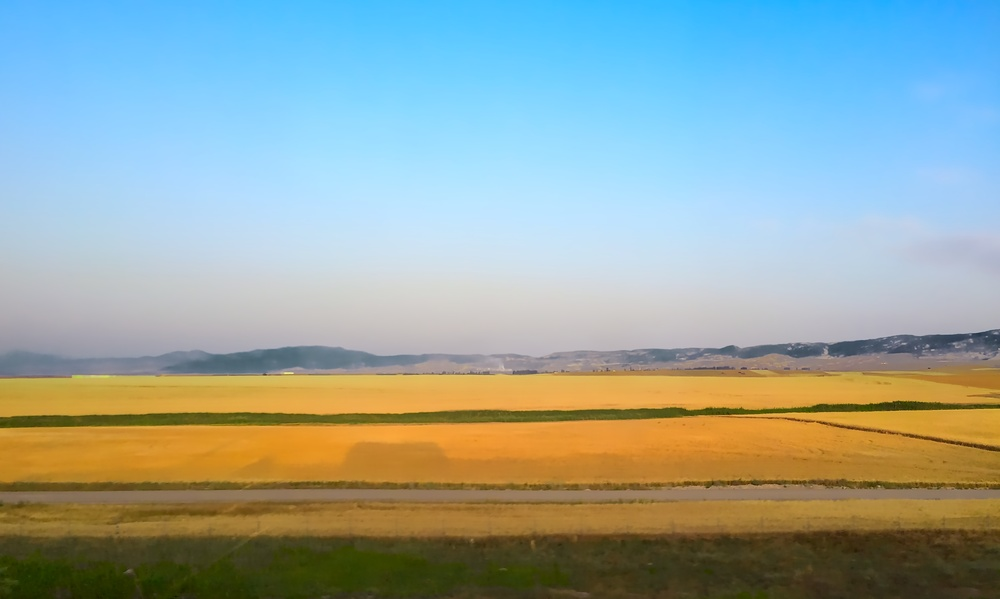
#> input picture images/image1.jpg, 1000 x 599 px, shrunk from 3233 x 1935 before the run, found by its file name
$ jupyter execute Image_Enhancer_wo_rSVD.ipynb
#> lines starting #> are read from the running program, lines starting #| are printed output that depends on the picture
[cell 1]
import matplotlib.pyplot as plt
from matplotlib.image import imread
import numpy as np
import os
import scipy.io

#!pip install scikit-image
from skimage import color
from skimage import io

plt.rcParams['figure.figsize'] = [8, 8]
plt.rcParams.update({'font.size': 18})

[cell 2]
def inv(X):
    X = np.linalg.inv(X)
    return(X)

def pinv(X):
    X = np.linalg.pinv(X)
    return(X)

[cell 3]
img0 = io.imread('image1.jpg')
#> img0 is the input picture: shape (599, 1000, 3); mean R, G, B 149.7, 166.3, 160.7
img1 = color.rgb2gray(img0).astype(float)
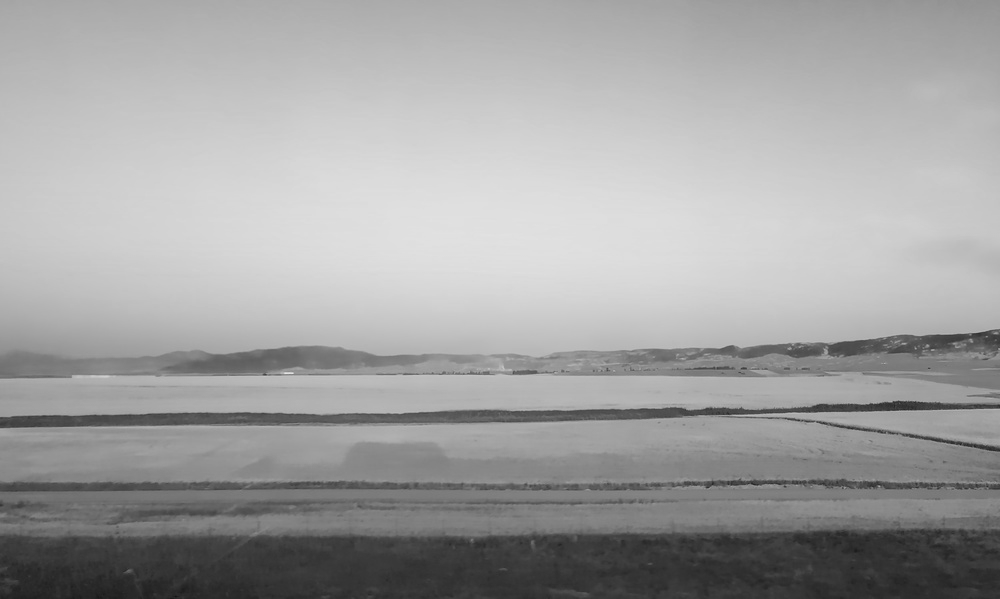
#> img1: shape (599, 1000) float64; min 0.0851, max 0.904, mean 0.637

plt.imshow(img1)
plt.set_cmap('gray')
plt.title('Original Image')
plt.axis('off')
plt.show()

[cell 4]
img1_rows = img1.shape[0]
#> img1_rows = 599
img1_cols = img1.shape[1]
#> img1_cols = 1000

[cell 5]
"""A = np.matrix([
     [1,2],
     [3,4]])

B = np.matrix([
     [1, 1, 1, 2, 2, 2],
     [3, 3, 3, 4, 4, 4]])

C = np.matrix([
     [1, 1, 1, 2, 2, 2],
     [1, 1, 1, 2, 2, 2],
     [1, 1, 1, 2, 2, 2],
     [3, 3, 3, 4, 4, 4],
     [3, 3, 3, 4, 4, 4],
     [3, 3, 3, 4, 4, 4]])"""

[cell 6]
#x1 = pinv(A) * B
#x2 = pinv(B) * C

[cell 7]
img2 = np.repeat(img1, repeats=2, axis=0)
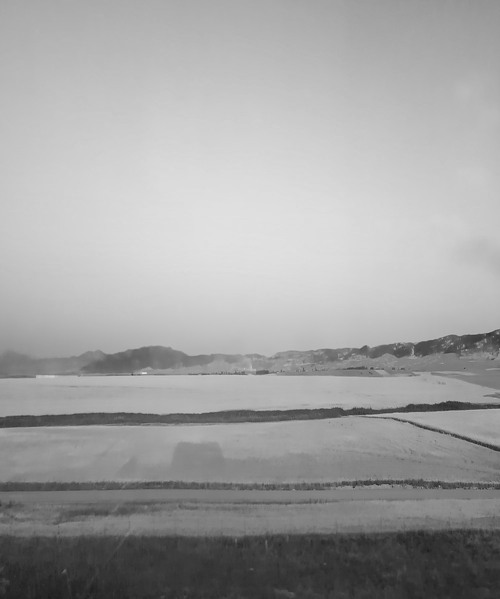
#> img2: shape (1198, 1000) float64 (shown at 1/2 size); min 0.0851, max 0.904, mean 0.637
img3 = np.repeat(img2, repeats=2, axis=1)
plt.imshow(img3)

$ run again, with images/image0.jpg copied over images/image1.jpg
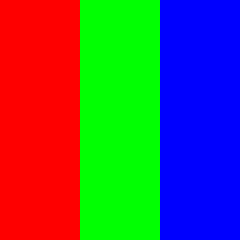
#> input picture images/image0.jpg, 30 x 30 px, found by its file name (shown 8 times larger)
#> img0 is the input picture: shape (30, 30, 3); mean R, G, B 84.7, 85, 84.8
#> `img1 = color.rgb2gray(img0).astype(float)`:
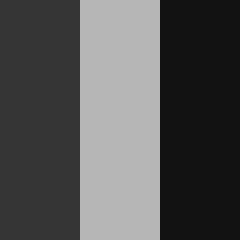
#> img1: shape (30, 30) float64 (shown 8 times larger); min 0.0718, max 0.716, mean 0.333
#> `img2 = np.repeat(img1, repeats=2, axis=0)`:
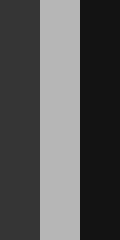
#> img2: shape (60, 30) float64 (shown 4 times larger); min 0.0718, max 0.716, mean 0.333

$ run again, with images/image2.jpg copied over images/image1.jpg
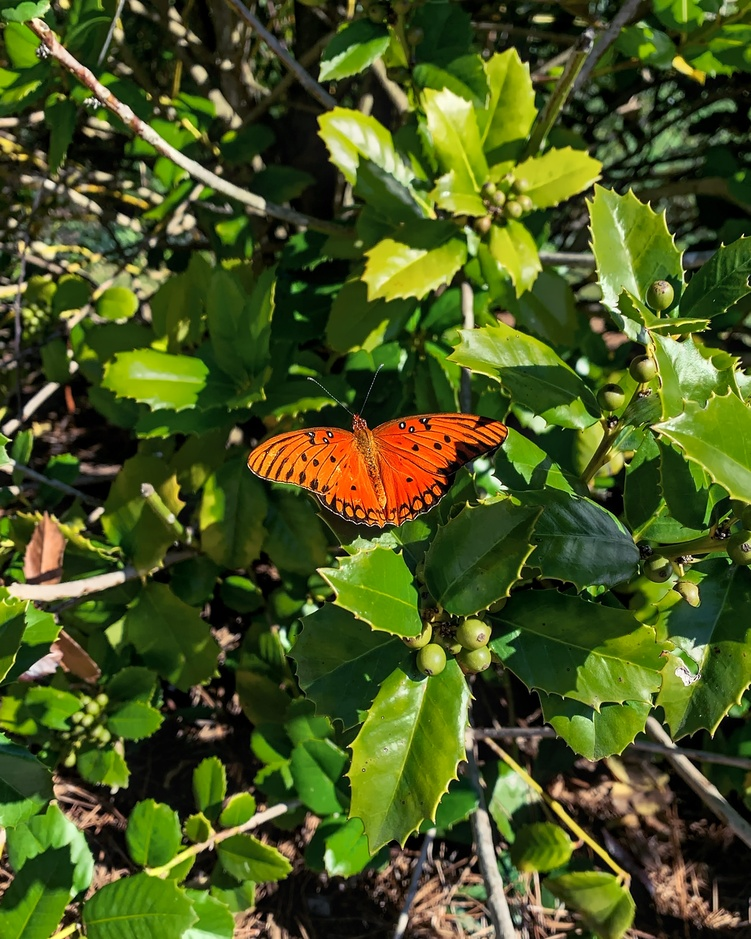
#> input picture images/image2.jpg, 751 x 939 px, shrunk from 1080 x 1350 before the run, found by its file name
#> img0 is the input picture: shape (939, 751, 3); mean R, G, B 73, 86.5, 31.8
#> `img1 = color.rgb2gray(img0).astype(float)`:
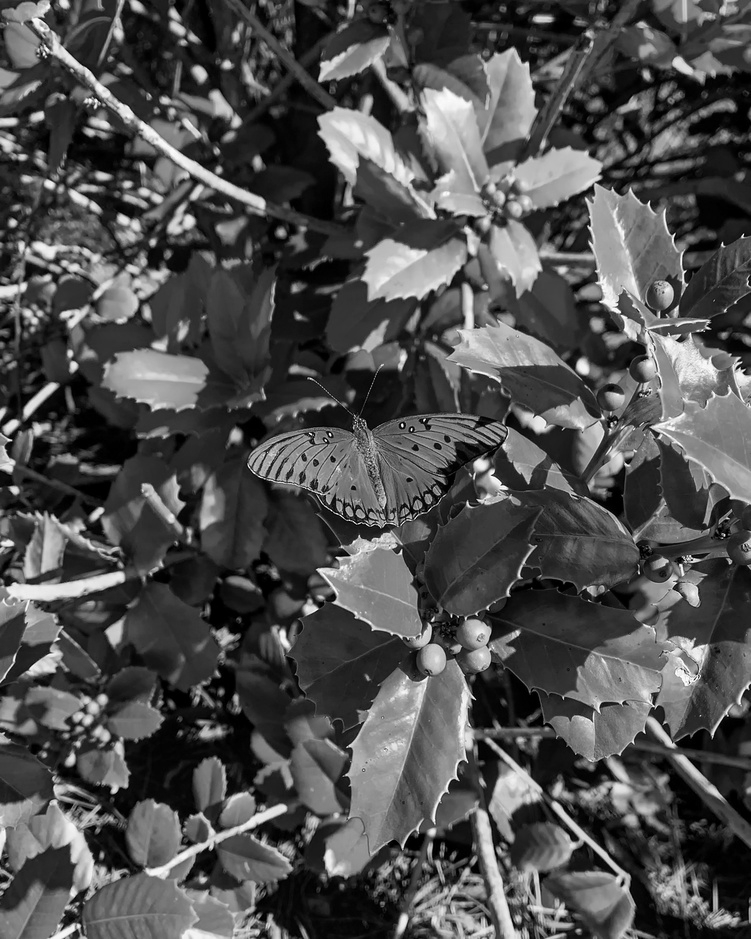
#> img1: shape (939, 751) float64; min 0, max 0.999, mean 0.312
#> `img2 = np.repeat(img1, repeats=2, axis=0)`:
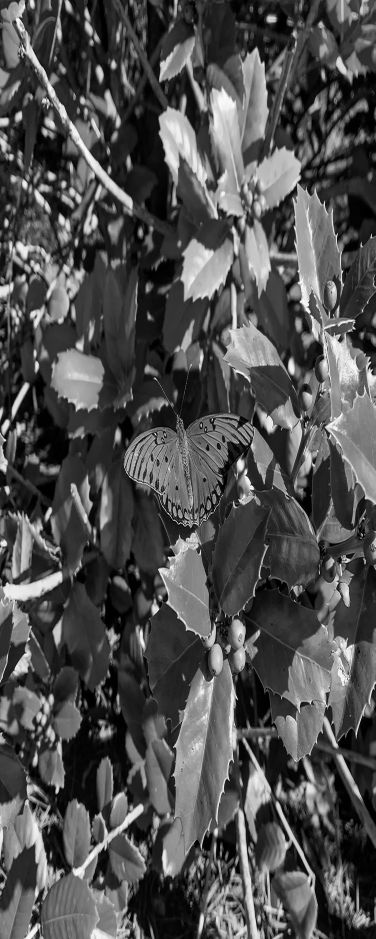
#> img2: shape (1878, 751) float64 (shown at 1/2 size); min 0, max 0.999, mean 0.312

$ run again, with images/image3.jpg copied over images/image1.jpg
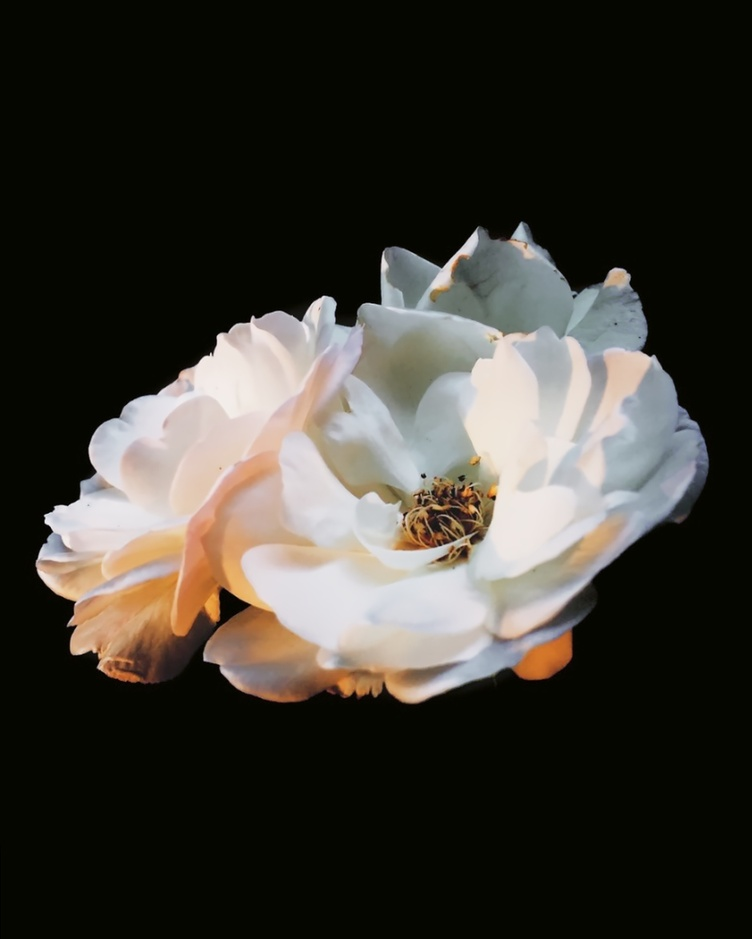
#> input picture images/image3.jpg, 752 x 939 px, shrunk from 1080 x 1349 before the run, found by its file name
#> img0 is the input picture: shape (939, 752, 3); mean R, G, B 59.9, 56.8, 49.8
#> `img1 = color.rgb2gray(img0).astype(float)`:
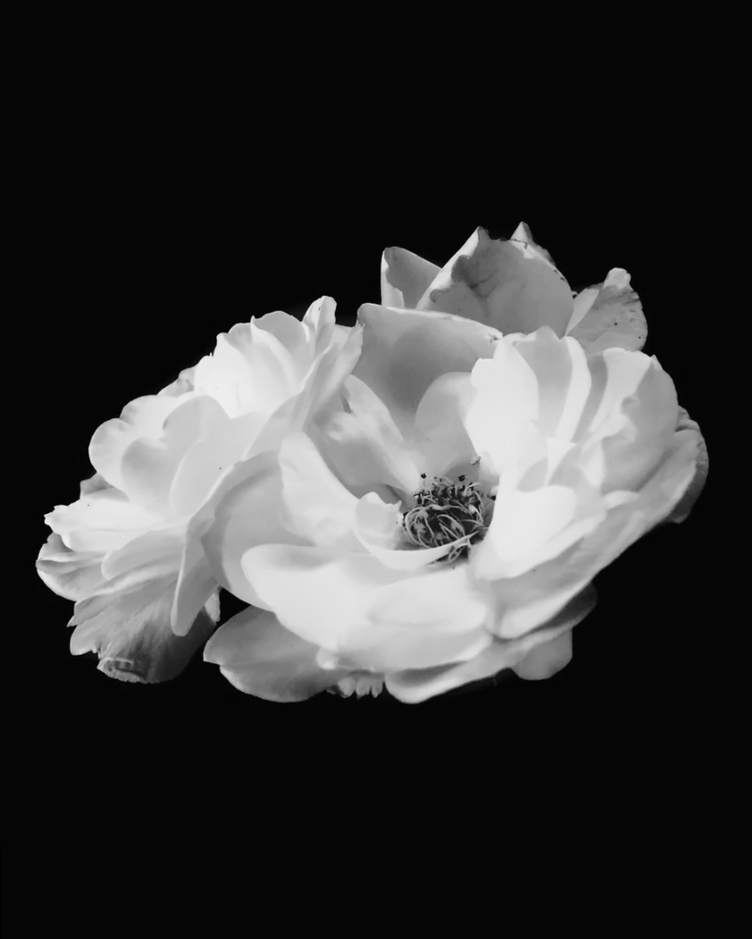
#> img1: shape (939, 752) float64; min 0, max 0.952, mean 0.223
#> `img2 = np.repeat(img1, repeats=2, axis=0)`:
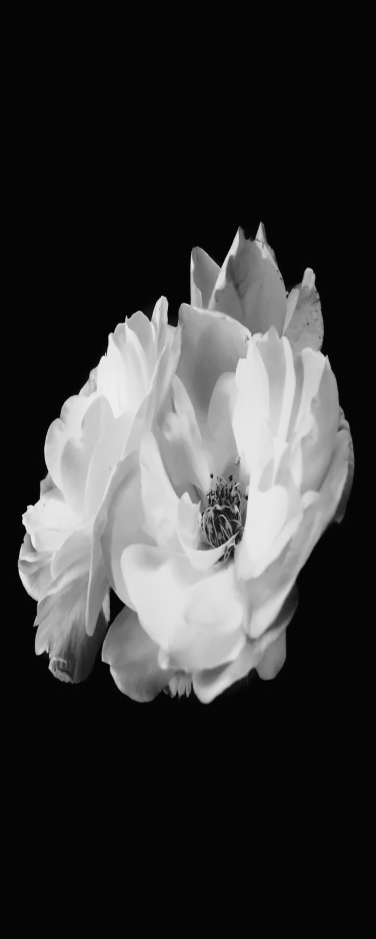
#> img2: shape (1878, 752) float64 (shown at 1/2 size); min 0, max 0.952, mean 0.223
